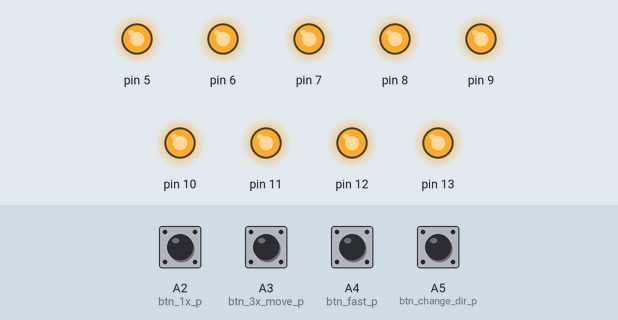
This sketch was run on a simulated Arduino Uno, built with avr-gcc and run on an emulated ATmega328P. Parts: output pins drawn as LEDs (lit = HIGH). The inputs (shaded band) are chosen by the test bench; at power-on: A2 (btn_1x_p), A3 (btn_3x_move_p), A4 (btn_fast_p), A5 (btn_change_dir_p) HIGH.

Above: at 0.2 s.
At 1.0 s:
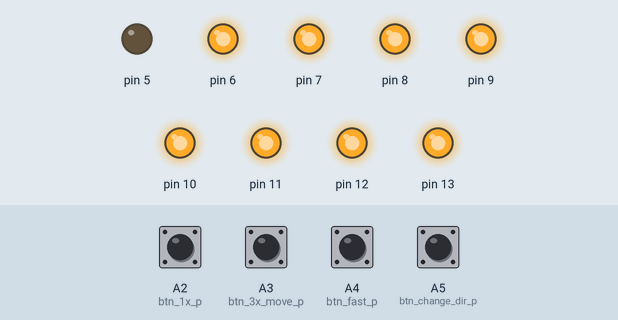
At 2.0 s:
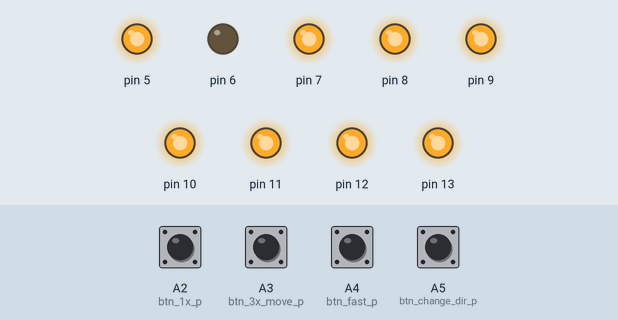
At 3.0 s:
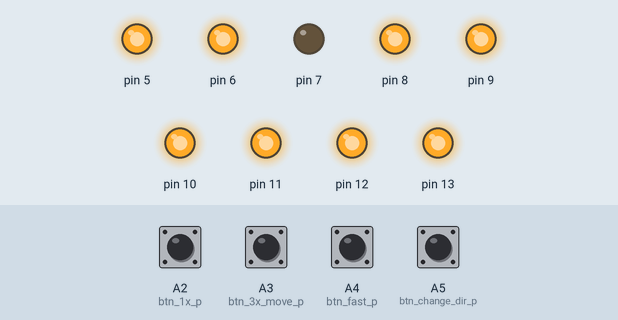
Timing chart, 0 to 5.3 s (numbered marks = the images above):
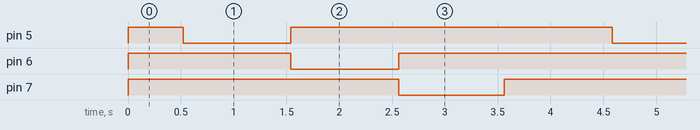

Measured:
- by itself, pin 5–7: alternates HIGH for 3.0 s and LOW for 1.0 s
- by itself, everything shown: repeats every 4.0 s, in 4 steps

The sketch:

AC_lamp_relays.ino
```cpp
byte lampHor0_p=5;
byte lampE=3;
bool change_direction=false;
//----------- default 3x switch
#define btn_3x_move_p		A3  // move by 1px
	bool b3x_move=false;
#define btn_1x_p		A2  	//
//-----------

#define btn_change_dir_p		A5  //jumper to GND to inverse change_direction

/*
#define fix_hi_lo_relay_set	//lagasy setup with different hi-level and lo-level relays...
#define lampE 10 //TOTO flash
#define change_direction	true


*/
#define btn_fast_p		A4  //fast


bool bLampNegative=false; //or hi/low level relay

void setLamp(byte p, bool on)
{
	#ifdef fix_hi_lo_relay_set
	bool state=(p==5||p==6)?on:!on; //!  fix hi-lo level
	#else
	bool state=!on;
	#endif

	if(bLampNegative) state=!state;

	digitalWrite(p,state);

	//Serial.print(p);	Serial.print("   "); Serial.println( state);
}

void setup() {

	 //pinMode(stripe_p, OUTPUT);
	 pinMode(btn_change_dir_p, INPUT_PULLUP);
	 pinMode(btn_fast_p, INPUT_PULLUP);
	 pinMode(btn_3x_move_p, INPUT_PULLUP);
	 pinMode(btn_1x_p, INPUT_PULLUP);

											//Serial.begin(57600);

	delay(1);
	if(change_direction==false)
	{
		if(!digitalRead(btn_1x_p))
		{
			lampE=9; //set default, without jumper
			lampHor0_p=2;
		}

		if(!digitalRead(btn_3x_move_p))
		{
			b3x_move=true;
		}
	}


	for(byte i=lampHor0_p;i<lampHor0_p+9;i++)
	{
		setLamp(i,0);
		pinMode(i, OUTPUT);
	}

}

byte lampN=0;


byte lampN_last=0;
byte lampN_last2=0;
byte lampN_last3=0;
long sw_to_next_lamp_t=500;

bool bStripeAct=false;
byte d_on=1;
byte d_off=1;
byte d_=1;

int lampN_incr=-1;
void loop()
{
	delay(20);
					//bLampNegative=millis()/20000%2;

	if(change_direction ^(!digitalRead(btn_change_dir_p)) )
	{
		if(millis()>sw_to_next_lamp_t)
		{															//digitalWrite(13,!digitalRead(13));

			long d=500;
			if(!digitalRead(btn_fast_p)) d=155;

			sw_to_next_lamp_t=millis()+d;//155;

			if(b3x_move)
			{
				setLamp(lampHor0_p+lampN_last3,0);
			}
			else
			{
				setLamp(lampHor0_p+lampN_last,0);
			}
			setLamp(lampHor0_p+lampN,1);

			//if(lampN==15 || lampN==0) lampN_incr=-lampN_incr;
			if(lampN==0) lampN_incr=1;
			else
			if(lampN>=lampE-1) lampN_incr=-1;

			lampN_last3=lampN_last2;
			lampN_last2=lampN_last;
			lampN_last=lampN;


			lampN+=lampN_incr;
		}
	}
	else
	{
		if(millis()>sw_to_next_lamp_t)
		{
			long d=1000;
			if(!digitalRead(btn_fast_p)) d=2000;

			sw_to_next_lamp_t=millis()+d;


			if(b3x_move)
			{
				setLamp(lampHor0_p+lampN_last3,0);
			}
			else
			{
				setLamp(lampHor0_p+lampN_last,0);
			}

			if(lampN<lampE)
			{
				setLamp(lampHor0_p+lampN,1);
			}

			lampN_last3=lampN_last2;
			lampN_last2=lampN_last;
			lampN_last=lampN;
			lampN++;
			//if(lampN==lampE){}  //this last emply lamp slot
			if(lampN>lampE) lampN=0;
		}
	}

}
```
